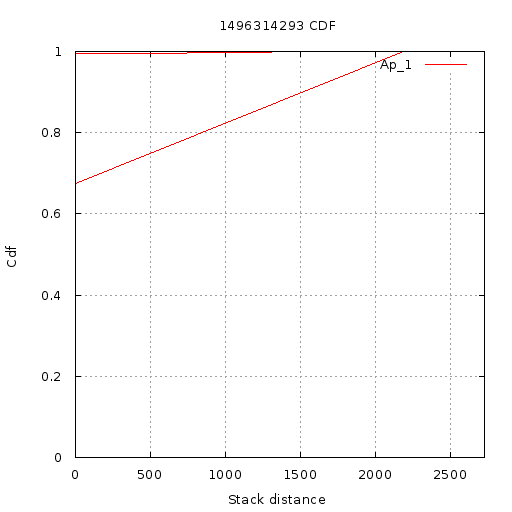

The gnuplot source for this figure:
set terminal  png size 512,512 font 'Verdana, 10'
set title "1496314293 CDF"
set output '//home//cat//Documents//CACHE//Results//PlotData//Shared//1496314293//CDF//15//cdf.png'
set ylabel "Cdf"
set yrange [0:1]
set xlabel "Stack distance"
set xrange [1.000000:2725.000000]
set grid xtics ytics
plot '//home//cat//Documents//CACHE//Results//PlotData//Shared//1496314293//CDF//15//App_1.txt' using 1:2 with lines title 'Ap_1'
set terminal  png size 512,512 font 'Verdana, 10'
set title "1496314293 CDF"
set output '//home//cat//Documents//CACHE//Results//PlotData//Shared//1496314293//CDF//15//cdf.png'
set ylabel "Cdf"
set yrange [0:1]
set xlabel "Stack distance"
set xrange [1.000000:2725.000000]
set grid xtics ytics
plot '//home//cat//Documents//CACHE//Results//PlotData//Shared//1496314293//CDF//15//App_1.txt' using 1:2 with lines title 'Ap_1'
set terminal  png size 512,512 font 'Verdana, 10'
set title "1496314293 CDF"
set output '//home//cat//Documents//CACHE//Results//PlotData//Shared//1496314293//CDF//15//cdf.png'
set ylabel "Cdf"
set yrange [0:1]
set xlabel "Stack distance"
set xrange [1.000000:2725.000000]
set grid xtics ytics
plot '//home//cat//Documents//CACHE//Results//PlotData//Shared//1496314293//CDF//15//App_1.txt' using 1:2 with lines title 'Ap_1'
set terminal  png size 512,512 font 'Verdana, 10'
set title "1496314293 CDF"
set output '//home//cat//Documents//CACHE//Results//PlotData//Shared//1496314293//CDF//15//cdf.png'
set ylabel "Cdf"
set yrange [0:1]
set xlabel "Stack distance"
set xrange [1.000000:2725.000000]
set grid xtics ytics
plot '//home//cat//Documents//CACHE//Results//PlotData//Shared//1496314293//CDF//15//App_1.txt' using 1:2 with lines title 'Ap_1'
